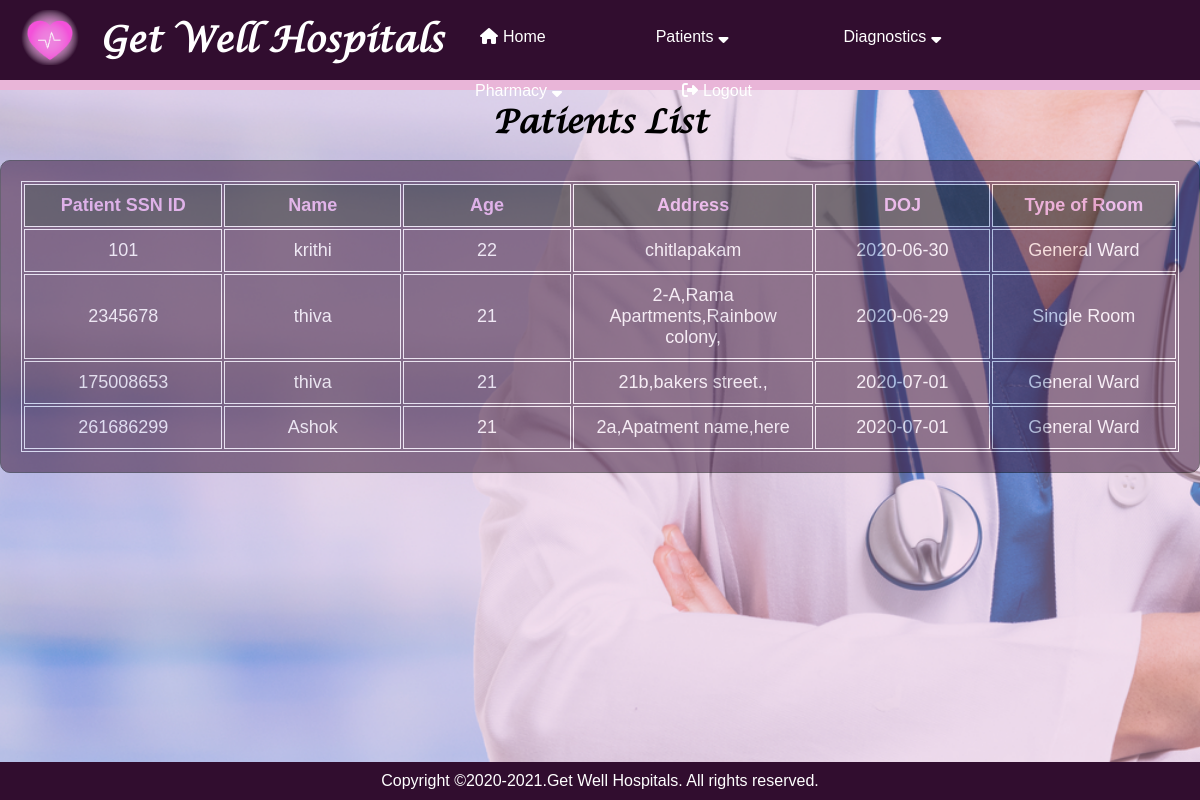
The page /view_patient_screen on the database its author committed.
### application/routes.py (models this page shows)
class Patient(db.Model):
    __tablename__ = 'patients'
    patient_id = Column(Integer, primary_key=True)
    patient_name = Column(String)
    patient_age = Column(Integer)
    date = Column(String)
    type_of_bed = Column(String)
    address = Column(String)
    state = Column(String)
    city = Column(String)

### application/routes.py (the view)
@app.route('/view_patient_screen')
def view_patient_screen():
    patient =  Patient.query.all()
    if patient:
        return render_template("view_patient_screen.html", patient=patient)
    else:
        flash("There is no patient in the database","danger")
        return redirect(url_for("home"))

### application/templates/view_patient_screen.html
{% extends "layout.html" %}
{% block content %}
<h1>Patients List</h1>
<div class="background_table">
  <div style="opacity:inherit 200%;">
<table style="width:100%;">
    <tr style="color: rgb(235, 157, 235);">
      <th>Patient SSN ID</th>
      <th>Name</th>
      <th>Age</th>
      <th>Address</th>
      <th>DOJ</th>
      <th>Type of Room</th>
    </tr>
    {% for member in patient %}
    <tr>
      <td>{{member.patient_id}}</td>
      <td>{{member.patient_name}}</td>
      <td>{{member.patient_age}}</td>
      <td>{{member.address}}</td>
      <td>{{member.date}}</td>
      <td>{{member.type_of_bed}}</td>
    </tr>
    {% endfor %}
  </table>
</div>
</div>
  {% endblock %}

### application/static/css/pages.css (style rules this page uses)
* { padding: 0; margin: 0; text-decoration: none; list-style: none; box-sizing: border-box; }
body { font-family: 'Lucida Calligraphy'; }
body { background: url(/static/images/bg6.png) no-repeat; background-size: cover; background-color: #e9b5d8; background-position: 30% 15% ; }
h1 { text-align: center; padding-top: 100px; }
table { text-align: left; position: relative; opacity: 100%; font-family: 'Franklin Gothic Medium', 'Arial Narrow', Arial, sans-serif; font-size: 18px; }
th { padding: 10px; position: relative; width:300px; opacity: 100%; }
.background_table { background-color: #310d2f; color: white; font-family: 'Franklin Gothic Medium', 'Arial Narrow', Arial, sans-serif;; position: absolute; opacity: 50%; top:20%; border: 1px solid black; padding:20px; margin-bottom: 100px; border-radius: 10px; z-index:-1; }
.background_table table { stroke:10px; border: 1px solid white; }
.background_table table tr { text-align: center; border: 1px solid white; }
.background_table table tr td { text-align: center; padding:10px; border: 1px solid white; }
.background_table table tr th { text-align: center; padding:10px; border: 1px solid white; background-color: black; }

### rows shown on the page
Patient: patient_id "101", patient_name "krithi", patient_age "22", address "chitlapakam", date "2020-06-30", type_of_bed "General Ward"
Patient: patient_id "2345678", patient_name "thiva", patient_age "21", address "2-A,Rama Apartments,Rainbow colony,", date "2020-06-29", type_of_bed "Single Room"
Patient: patient_id "175008653", patient_name "thiva", patient_age "21", address "21b,bakers street.,", date "2020-07-01", type_of_bed "General Ward"
Patient: patient_id "261686299", patient_name "Ashok", patient_age "21", address "2a,Apatment name,here", date "2020-07-01", type_of_bed "General Ward"
